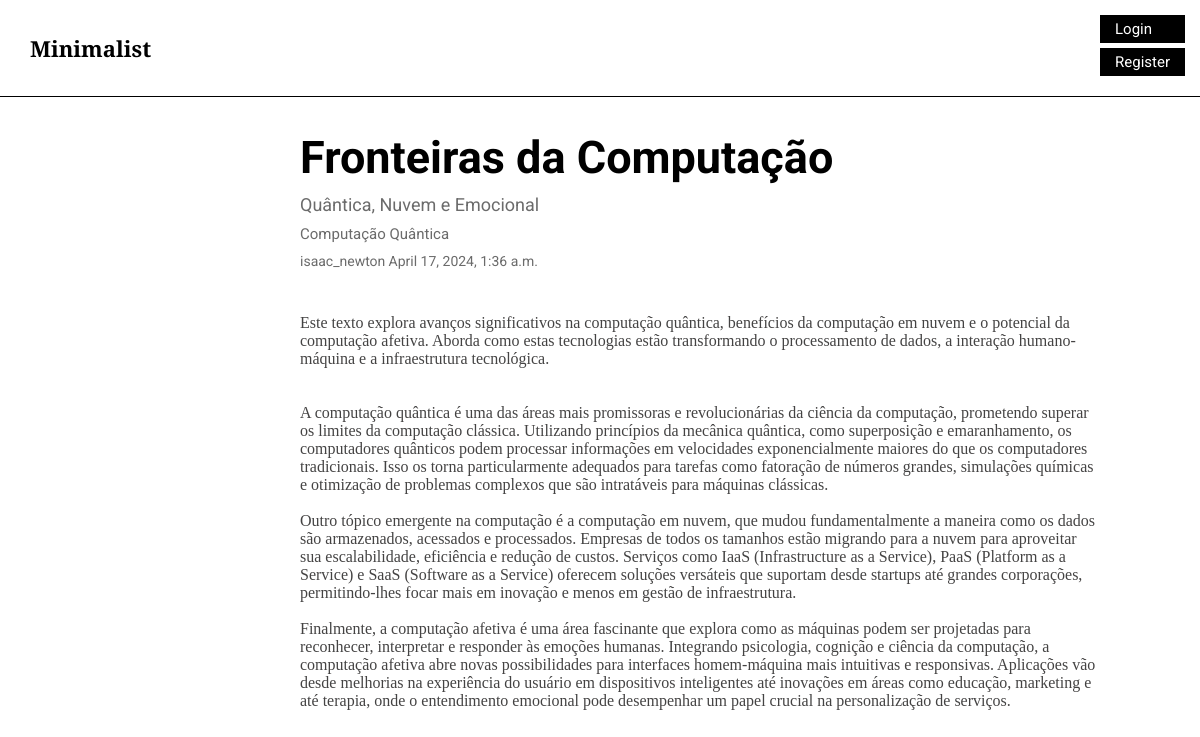
Screenshot of /post/3/ with the database file from the repository.
### minimalistApp/models.py (models this page shows, shortened)
class Post(models.Model):
    author = models.ForeignKey(settings.AUTH_USER_MODEL, on_delete=models.CASCADE)
    title = models.CharField(max_length=200)
    subtitle = models.TextField()
    category = models.ManyToManyField(Category)
    text = models.TextField()
    created_date = models.DateTimeField(default=timezone.now)
    published_date = models.DateTimeField(blank=True, null=True)

class Category(models.Model):
    name = models.CharField(max_length=200)
    def __str__(self):
        return self.name

### minimalistApp/views.py (the view)
# urls.py: path('post/<int:pk>/', views.postDetail, name='postDetail'),
def postDetail(request, pk):
  post = get_object_or_404(Post, pk=pk)
  search = request.GET.get('search')
  category = Category.objects.all()
  user = request.user
  if search:
    post = Post.objects.filter(title__icontains = search)
    return render(request, 'minimalistApp/postList.html', {'posts': post, 'category': category})
  return render(request, 'minimalistApp/postDetail.html', {'post': post, 'user': user})

### minimalistApp/templates/minimalistApp/postDetail.html (shortened to what this page needs)
{% extends 'minimalistApp/base.html' %}
{% load static %}
{% block content %}
  <link rel="stylesheet" href="{% static 'css/style.css' %}">
  <link rel="stylesheet" href="{% static 'css/postDetails.css' %}">
  <div class="post">
    <div class="postTitle">
      <h2>{{ post.title }}</h2>
    </div>
    <div class="postSubtitle">
      <p class="subtitle">{{ post.subtitle }}</p>
    </div>
    <div class="categories">
      {% for category in post.category.all %}
        <p class="category">{{ category }}</p>
      {% endfor %}
    </div>
    {% if post.published_date %}
      <div class="authorDate">
        <p class="author">{{ post.author }}</p>
        <p class="date">{{ post.published_date }}</p>
      </div>
    {% else %}
      <a class="btnDefault" href="{% url 'postPublish' pk=post.pk %}">Publish</a>
    {% endif %}
    <div class="postTextContainer">
      <div class="postTextBlock">
        <div class="postText">
          <p>{{ post.text|linebreaksbr }}</p>
        </div>
      </div>
    </div>
  </div>
{% endblock %}

### minimalistApp/static/css/style.css (style rules this page uses)
* { margin: 0; padding: 0; border: 0; }

### minimalistApp/static/css/postDetails.css (style rules this page uses)
.post { display: flex; flex-direction: column; padding-top: 0.2rem; padding-left: 15rem; width: 50rem; }
.postTitle { font-family: 'Roboto', sans-serif; color: #000000; font-size: 30px; padding-bottom: 10px; }
.postSubtitle { font-family: 'Roboto', sans-serif; color: #6B6B6B; font-size: 18px; padding-bottom: 10px; }
.date, .category, .author { color: #6B6B6B; font-size: 15px; font-family: 'Roboto', sans-serif; }
.date, .author { font-size: 14px; }
.category { padding-right: 15px; }
.postText { padding-top: 40px; padding-bottom: 40px; font-family: 'Merriweather', serif; color: rgb(68, 67, 67); }
.authorDate { padding-top: 5px; }
.authorDate p { margin-right: 0.2rem; }
.categories, .authorDate { padding-bottom: 5px; display: flex; flex-direction: row; flex-wrap: wrap; }

### rows the page displays
Post: title "Fronteiras da Computação", subtitle "Quântica, Nuvem e Emocional", author "isaac_newton", published_date "April 17, 2024, 1:36 a.m.", text "Este texto explora avanços significativos na computação quântica, benefícios da computação em nuvem e o potencial da computação afetiva. Aborda como estas tecnologias estão transformando o processamento de dados, a interação humano-máquina e a infraestrutura tecnológica. A computação quântica é uma das áreas mais promissoras e revolucionárias da ciência da computação, prometendo superar os limites da computação clássica. Utilizando princípios da mecânica quântica, como superposição e emaranhamento, os computadores quânticos podem processar informações em velocidades exponencialmente maiores do que os computadores tradicionais. Isso os torna particularmente adequados para tarefas como…"
Category: name "Computação Quântica"
